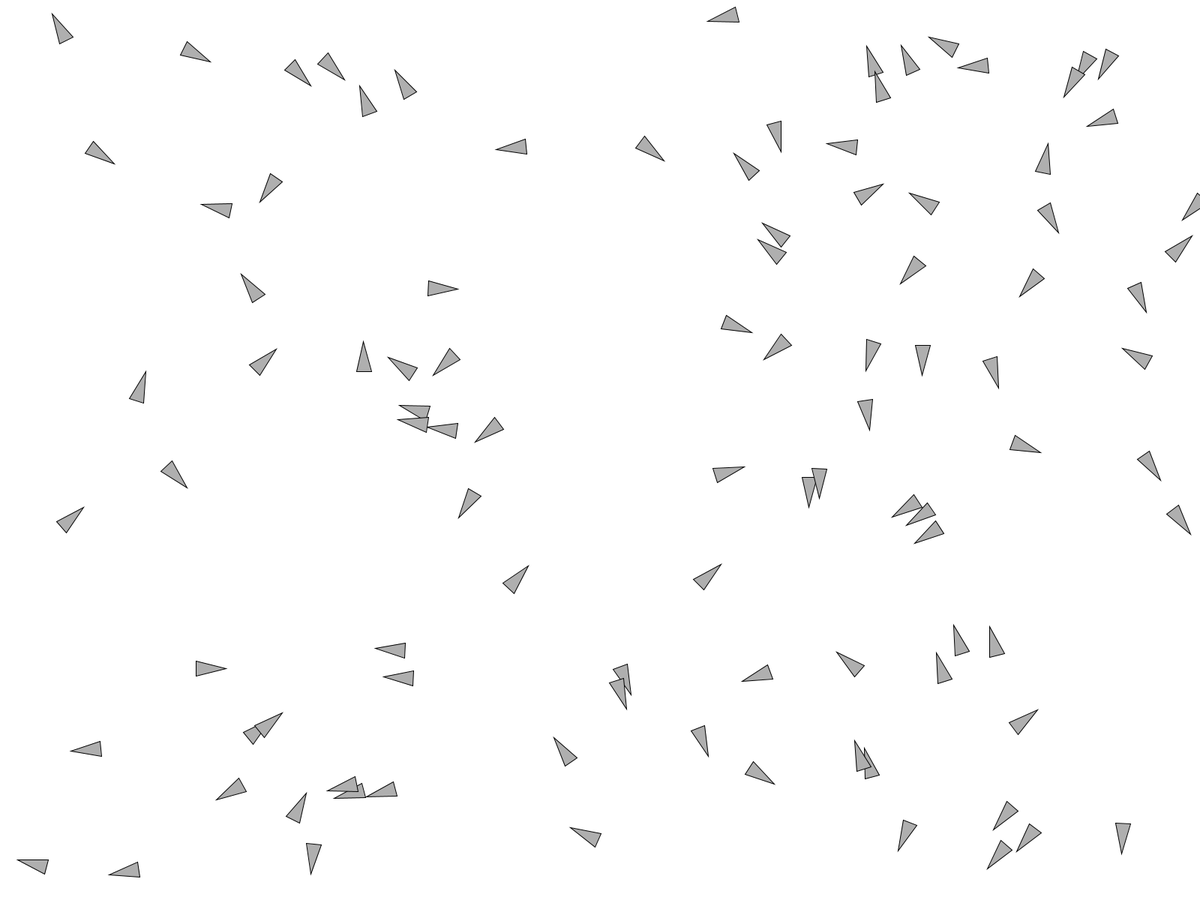
Frame 1 (no input)
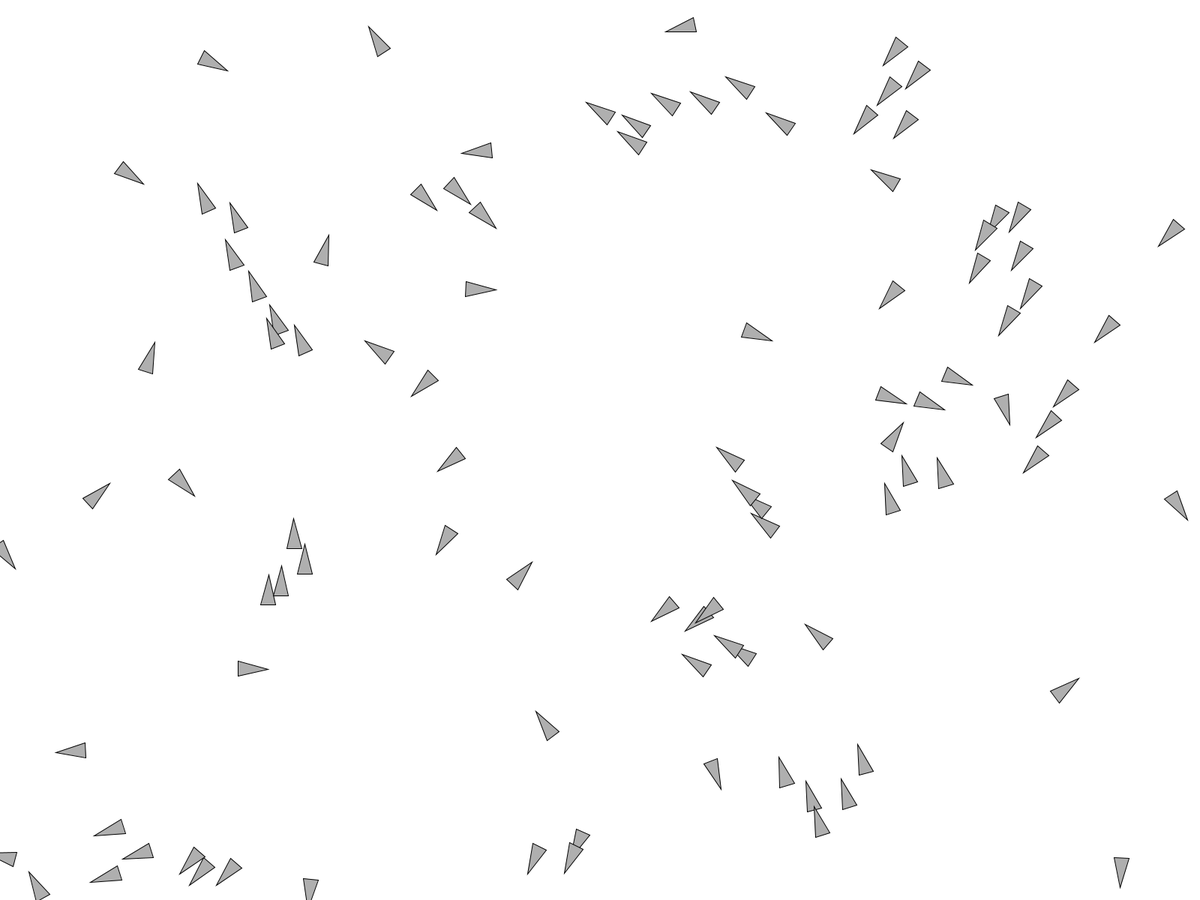
Frame 60 (the mouse pressed at the canvas centre just before this capture)
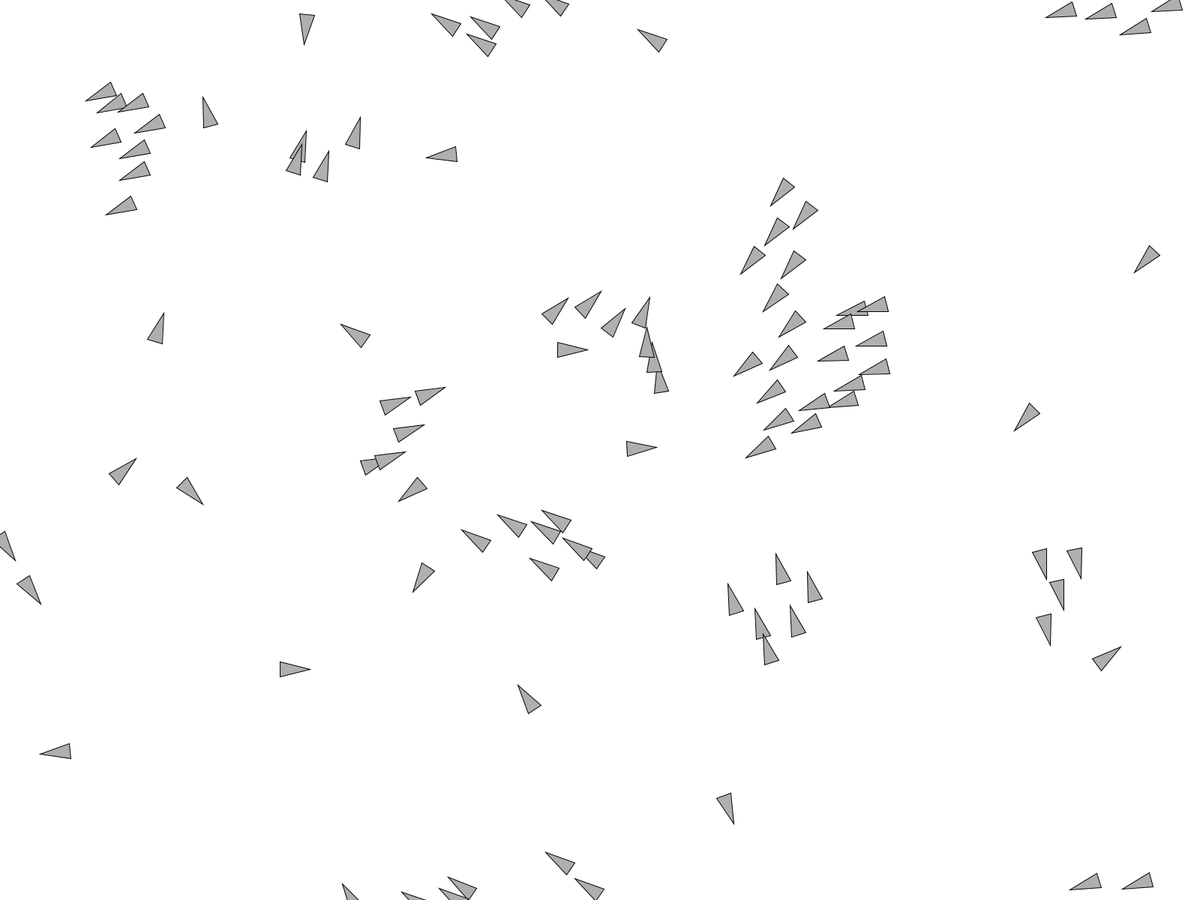
Frame 120 (the mouse held since frame 60 and released just before this capture)

The Processing sketch that drew these frames (run headless with seeded random() and noise(); from frame 60 on, the mouse is pressed at the canvas centre):

// Processing sketch: FlockingBoids
// ── FlockingBoids.pde

Boid boid; 

 
Flock flock; 

 

void setup(){
  fullScreen(); 
  //size(800, 600);
  flock = new Flock(); 
  fill(0); 

 
 for(int i = 0; i < 100; i++){
  flock.addBoid(new Boid(random(width), random(height)));  
 }
 

 
}

void draw(){ 
 stroke(0); 
 background(255);
 flock.run(); 

   
  
}

void mousePressed(){
 flock.addBoid(new Boid(mouseX, mouseY));  
}

// ── Boid.pde
class Boid {
  PVector position; 
  PVector velocity; 
  PVector acceleration; 
  float maxSpeed; 
  float maxForce; 
  float wanderTheta;
  color boidColor;
  float r; 
  
  // constructor
  Boid(float x, float y){
    acceleration = new PVector(0,0); 
    velocity = new PVector(random(-1,1), random(-1,1)); 
    position = new PVector(x,y); 
    r = 10.0; 
    maxSpeed = 4; 
    maxForce = 0.1; 
    boidColor = color(175); 
  }
  
  
  
  void run(ArrayList<Boid> boids){
   flock(boids);
   update(); 
   checkEdges(); 
   display(); 
   /*
   while(keyPressed && key  == ' ' ){
     PVector sca = scatter(boids); 
     sca.mult(2.0); 
     applyForce(sca); 
     update(); 
     checkEdges(); 
     display(); 
   }
   */
  }
  
  void flock(ArrayList<Boid> boids){
      PVector sep = separate(boids); 
      PVector ali = align(boids); 
      //PVector coh = cohesion(boids); 
      PVector scat = scatter(boids);
      
      sep.mult(1.5); 
      ali.mult(1.0); 
      //coh.mult(1.0);
      scat.mult(3.0);
      
      applyForce(sep); 
      applyForce(ali); 
      //applyForce(coh);
      applyForce(scat);
      
  
      
      
     
    
  }
  
  
  
  
  
  // Behaviors
  PVector seek(PVector target){
     PVector desired = PVector.sub(target, position); 
     desired.normalize(); 
     desired.mult(maxSpeed); 
     
     desired.sub(velocity); 
     
     desired.limit(maxForce); 
    
     return desired;
  }
  
  // Behaviors
  PVector avoid(PVector target){
     PVector desired = PVector.sub(position, target); 
     desired.normalize(); 
     desired.mult(maxSpeed); 
     
     desired.sub(velocity); 
     
     desired.limit(maxForce); 
    
     return desired;
  }
  

  
    
  PVector separate(ArrayList<Boid> boids){
      float desiredSeparation = r * 2; 
    
      // If many vehicles are within the desiredSeperation distance, we want to take the average of all 'flee' vectors. 
      // A 'flee' vector is a vector that points in the opposite direction of another vehicle that is too close.
      PVector sum = new PVector(); 
      int count = 0;
      
     for(Boid other : boids){
      float d = PVector.dist(position, other.position); // how close is the vehicle to another vehicle 
      
      if((d > 0 && (d < desiredSeparation))){
       PVector diff = PVector.sub(position, other.position); // vector pointing away from the other vehicles within the desiredSeparation distance. 
       diff.normalize();
       sum.add(diff);
       count++; 
      }
     }
     if (count > 0){
      sum.div(count); // average 
      sum.normalize();
      sum.mult(maxSpeed);
      sum.sub(velocity);
      sum.limit(maxForce);
      
     }
     return sum;
    
  }
  
  
  PVector align(ArrayList<Boid> boids){
    float neighbordist = 50; 
   PVector sum = new PVector();
   int count = 0; 
   for(Boid other: boids){
     float d = PVector.dist(position, other.position); 
     if((d > 0) && (d < neighbordist)){
        sum.add(other.velocity);  
        count++; 
     }
   }
   if(count > 0){ // boids found within neighbordistance; 
       sum.div(count); 
       sum.setMag(maxSpeed);
       PVector steer = PVector.sub(sum, velocity); // Each boid should steer towards that averaged velocity
       steer.limit(maxSpeed); 
    
     return steer; 
     
     }  else { // no boids found within neighbordistance; 
     
      return new PVector(0,0); // steering force is zero, no change.  
     }
    
  }
  
  
  PVector cohesion(ArrayList<Boid> boids){
     float neighbordist = 50; 
     PVector sum = new PVector();
     int count = 0; 
     
     for(Boid other: boids){
       float d = PVector.dist(position, other.position); 
       if((d > 0) && (d < neighbordist)){
          boidColor = color(0,255,0);
          sum.add(other.velocity);  
          count++; 
       }
     }
   if(count > 0){ // boids found within neighbordistance; 
       sum.div(count); 
       return seek(sum); // seek the average velocity of neighboring boids; 
     }  else { // no boids found within neighbordistance; 
     
      return new PVector(0,0); // steering force is zero, no change.  
     }
    
  }
  
 PVector scatter(ArrayList<Boid> boids){
     float neighbordist = 10; 
     PVector sum = new PVector();
     int count = 0; 
     
     for(Boid other: boids){
       float d = PVector.dist(position, other.position); 
       if((d > 0) && (d < neighbordist)){
          boidColor = color(255,0,0);
          sum.add(other.velocity);  
          count++; 
       }
     }
   if(count > 0){ // boids found within neighbordistance; 
       sum.div(count); 
       PVector f = velocity.sub(sum);
       f.limit(maxSpeed);
       return f; 
      
     }  else { // no boids found within neighbordistance; 
     
      return new PVector(0,0); // steering force is zero, no change.  
     }
    
  }
  
  void arrive(PVector target){
   PVector desired = PVector.sub(target,position); 
   float d = desired.mag(); 
   desired.normalize(); 
     if( d < 100){
       
       float m = map(d, 0, 100, 0, maxSpeed); 
       desired.mult(m); 
     }
     
     else{
      desired.mult(maxSpeed);  
     }
     PVector steer = PVector.sub(desired, velocity); 
     steer.limit(maxForce);
     applyForce(steer);

  }
  
  
  void wander(){
    float wanderRadius = 30; 
    float wanderDistance = 80; 
    float change = 0.2; 
    
    wanderTheta += random(-change, change); 
    
    PVector circlePos = velocity.copy(); 
    circlePos.normalize(); 
    circlePos.mult(wanderDistance); 
    circlePos.add(position); // push the circle out in front of the Vehicle. 
    
    float h = velocity.heading(); 
    
    PVector circleOffSet = new PVector(wanderRadius * cos(wanderTheta + h ), wanderRadius * sin(wanderTheta + h)); 
    PVector target = PVector.add(circlePos, circleOffSet); 
    seek(target);
    drawWanderLines(position, circlePos, target, wanderRadius);
    
  }
  


  
  // Utility functions; 
  
    void applyForce(PVector force){ 
     acceleration.add(force);
    }
    
    void applyBehaviors(ArrayList<Boid> boids){
   PVector separate = separate(boids);
   PVector seek = seek(new PVector(mouseX, mouseY));
   separate.mult(1.5);
   seek.mult(0.5);
   applyForce(separate); 
   applyForce(seek);
  }
  
    void update(){
   velocity.add(acceleration);
   velocity.limit(maxSpeed); 
   position.add(velocity); 
   acceleration.mult(0); // clear the net force. 
   
  }
  
  
  void display(){
   float theta = velocity.heading() + PI/2; 
   fill(boidColor); 
   stroke(0); 
   pushMatrix(); 
   translate(position.x, position.y);

   rotate(theta); 
   beginShape(); 
   vertex(0, -r*2); 
   vertex(-r, r*2); 
   vertex(r, r*2);
   
   endShape(CLOSE);
   
   popMatrix(); 
  }
  
  
   
  

  
  void checkEdges(){
   if (position.x > width) position.x = 0; 
   if (position.x < 0) position.x = width; 
   if (position.y > height) position.y = 0; 
   if (position.y < 0) position.y = height; 
    
  }
  
  void drawWanderLines(PVector position, PVector circle, PVector target, float radius){
   stroke(0); 
   noFill(); 
   ellipseMode(CENTER); 
   ellipse(circle.x, circle.y, radius * 2, radius * 2); 
   ellipse(target.x, target.y, 4, 4); 
   line(position.x, position.y, circle.x, circle.y); 
   line(circle.x, circle.y, target.x, target.y); 
  }

  
 
  
  

  PVector getNormalPoint(PVector path, PVector pointA, PVector pointB){
    
   PVector vector_from_pointA_to_path = PVector.sub(path, pointA);
   PVector vector_from_pointA_to_pointB = PVector.sub(pointB, pointA);   
   vector_from_pointA_to_pointB.normalize(); 
   
   vector_from_pointA_to_pointB.mult(vector_from_pointA_to_path.dot(vector_from_pointA_to_pointB)); 
   PVector normal = PVector.add(pointA, vector_from_pointA_to_pointB);
 return normal; 
 
 }
 
}

// ── Flock.pde
class Flock { 
 ArrayList<Boid> boids; 
 
 Flock(){
  boids = new ArrayList<Boid>();  
 }
 
 void run(){
  for (Boid b: boids){
   b.run(boids);  
  }
 }
 void addBoid(Boid b){ 
   boids.add(b); 
 }
  
  
}
